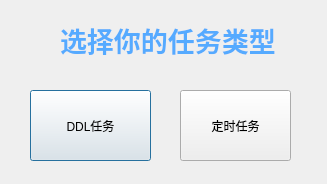
<?xml version="1.0" encoding="UTF-8"?>
<ui version="4.0">
 <class>Add_New</class>
 <widget class="QDialog" name="Add_New">
  <property name="geometry">
   <rect>
    <x>0</x>
    <y>0</y>
    <width>327</width>
    <height>184</height>
   </rect>
  </property>
  <property name="windowTitle">
   <string>任务类型</string>
  </property>
  <widget class="QPushButton" name="pushButton">
   <property name="geometry">
    <rect>
     <x>30</x>
     <y>90</y>
     <width>121</width>
     <height>71</height>
    </rect>
   </property>
   <property name="text">
    <string>DDL任务</string>
   </property>
  </widget>
  <widget class="QPushButton" name="pushButton_2">
   <property name="geometry">
    <rect>
     <x>180</x>
     <y>90</y>
     <width>111</width>
     <height>71</height>
    </rect>
   </property>
   <property name="text">
    <string>定时任务</string>
   </property>
  </widget>
  <widget class="QLabel" name="label">
   <property name="geometry">
    <rect>
     <x>60</x>
     <y>20</y>
     <width>241</width>
     <height>41</height>
    </rect>
   </property>
   <property name="text">
    <string>&lt;html&gt;&lt;head/&gt;&lt;body&gt;&lt;p&gt;&lt;span style=&quot; font-size:20pt; font-weight:700; color:#55aaff;&quot;&gt;选择你的任务类型&lt;/span&gt;&lt;/p&gt;&lt;/body&gt;&lt;/html&gt;</string>
   </property>
  </widget>
 </widget>
 <resources/>
 <connections/>
</ui>
